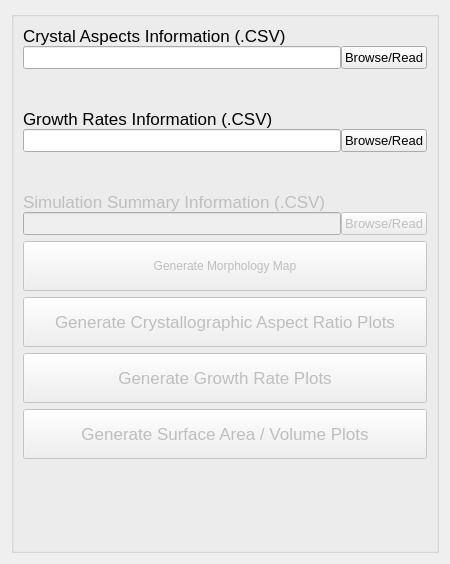
          <widget class="QWidget" name="normal_plotting_page">
           <property name="geometry">
            <rect>
             <x>0</x>
             <y>0</y>
             <width>450</width>
             <height>564</height>
            </rect>
           </property>
           <attribute name="label">
            <string>Plotting Options</string>
           </attribute>
           <layout class="QGridLayout" name="gridLayout_2">
            <item row="0" column="0">
             <widget class="QGroupBox" name="plotting_gBox">
              <property name="title">
               <string/>
              </property>
              <layout class="QGridLayout" name="gridLayout_3">
               <item row="0" column="0">
                <layout class="QGridLayout" name="gridLayout_6">
                 <property name="spacing">
                  <number>0</number>
                 </property>
                 <item row="1" column="0" colspan="2">
                  <widget class="QLineEdit" name="ar_lineEdit">
                   <property name="font">
                    <font>
                     <family>Arial</family>
                     <pointsize>10</pointsize>
                     <weight>50</weight>
                     <italic>false</italic>
                     <bold>false</bold>
                    </font>
                   </property>
                  </widget>
                 </item>
                 <item row="7" column="0">
                  <widget class="QLabel" name="summary_cs_label">
                   <property name="enabled">
                    <bool>false</bool>
                   </property>
                   <property name="font">
                    <font>
                     <family>Arial</family>
                     <pointsize>13</pointsize>
                     <weight>50</weight>
                     <italic>false</italic>
                     <bold>false</bold>
                    </font>
                   </property>
                   <property name="text">
                    <string>Simulation Summary Information (.CSV)</string>
                   </property>
                  </widget>
                 </item>
                 <item row="9" column="0">
                  <widget class="QLineEdit" name="summaryfile_lineEdit">
                   <property name="enabled">
                    <bool>false</bool>
                   </property>
                   <property name="font">
                    <font>
                     <family>Arial</family>
                     <pointsize>10</pointsize>
                     <weight>50</weight>
                     <italic>false</italic>
                     <bold>false</bold>
                    </font>
                   </property>
                  </widget>
                 </item>
                 <item row="3" column="0">
                  <widget class="QLabel" name="growthrate_cs_label">
                   <property name="font">
                    <font>
                     <family>Arial</family>
                     <pointsize>13</pointsize>
                     <weight>50</weight>
                     <italic>false</italic>
                     <bold>false</bold>
                    </font>
                   </property>
                   <property name="text">
                    <string>Growth Rates Information (.CSV)</string>
                   </property>
                  </widget>
                 </item>
                 <item row="1" column="2">
                  <widget class="QPushButton" name="AR_browse_button">
                   <property name="font">
                    <font>
                     <family>Arial</family>
                     <pointsize>10</pointsize>
                     <weight>50</weight>
                     <italic>false</italic>
                     <bold>false</bold>
                    </font>
                   </property>
                   <property name="text">
                    <string>Browse/Read</string>
                   </property>
                  </widget>
                 </item>
                 <item row="9" column="2">
                  <widget class="QPushButton" name="summaryfile_browse_button">
                   <property name="enabled">
                    <bool>false</bool>
                   </property>
                   <property name="font">
                    <font>
                     <family>Arial</family>
                     <pointsize>10</pointsize>
                     <weight>50</weight>
                     <italic>false</italic>
                     <bold>false</bold>
                    </font>
                   </property>
                   <property name="text">
                    <string>Browse/Read</string>
                   </property>
                  </widget>
                 </item>
                 <item row="5" column="0">
                  <widget class="QLineEdit" name="GrowthRate_lineEdit">
                   <property name="font">
                    <font>
                     <family>Arial</family>
                     <pointsize>10</pointsize>
                     <weight>50</weight>
                     <italic>false</italic>
                     <bold>false</bold>
                    </font>
                   </property>
                  </widget>
                 </item>
                 <item row="2" column="0">
                  <spacer name="verticalSpacer_3">
                   <property name="orientation">
                    <enum>Qt::Vertical</enum>
                   </property>
                   <property name="sizeHint" stdset="0">
                    <size>
                     <width>20</width>
                     <height>40</height>
                    </size>
                   </property>
                  </spacer>
                 </item>
                 <item row="0" column="0">
                  <widget class="QLabel" name="ar_csv_label">
                   <property name="font">
                    <font>
                     <family>Arial</family>
                     <pointsize>13</pointsize>
                     <weight>50</weight>
                     <italic>false</italic>
                     <bold>false</bold>
                    </font>
                   </property>
                   <property name="text">
                    <string>Crystal Aspects Information (.CSV) </string>
                   </property>
                  </widget>
                 </item>
                 <item row="5" column="2">
                  <widget class="QPushButton" name="GrowthRate_browse_button">
                   <property name="font">
                    <font>
                     <family>Arial</family>
                     <pointsize>10</pointsize>
                     <weight>50</weight>
                     <italic>false</italic>
                     <bold>false</bold>
                    </font>
                   </property>
                   <property name="text">
                    <string>Browse/Read</string>
                   </property>
                  </widget>
                 </item>
                 <item row="6" column="0">
                  <spacer name="verticalSpacer_4">
                   <property name="orientation">
                    <enum>Qt::Vertical</enum>
                   </property>
                   <property name="sizeHint" stdset="0">
                    <size>
                     <width>20</width>
                     <height>40</height>
                    </size>
                   </property>
                  </spacer>
                 </item>
                </layout>
               </item>
               <item row="2" column="0">
                <widget class="QPushButton" name="plot_AR_button">
                 <property name="enabled">
                  <bool>false</bool>
                 </property>
                 <property name="minimumSize">
                  <size>
                   <width>0</width>
                   <height>50</height>
                  </size>
                 </property>
                 <property name="font">
                  <font>
                   <family>Arial</family>
                   <pointsize>13</pointsize>
                   <weight>50</weight>
                   <italic>false</italic>
                   <bold>false</bold>
                  </font>
                 </property>
                 <property name="text">
                  <string>Generate Crystallographic Aspect Ratio Plots</string>
                 </property>
                </widget>
               </item>
               <item row="8" column="0">
                <widget class="QPushButton" name="plot_SAVAR_button">
                 <property name="enabled">
                  <bool>false</bool>
                 </property>
                 <property name="minimumSize">
                  <size>
                   <width>0</width>
                   <height>50</height>
                  </size>
                 </property>
                 <property name="font">
                  <font>
                   <family>Arial</family>
                   <pointsize>13</pointsize>
                   <weight>50</weight>
                   <italic>false</italic>
                   <bold>false</bold>
                  </font>
                 </property>
                 <property name="text">
                  <string>Generate Surface Area / Volume Plots</string>
                 </property>
                </widget>
               </item>
               <item row="10" column="0">
                <spacer name="verticalSpacer">
                 <property name="orientation">
                  <enum>Qt::Vertical</enum>
                 </property>
                 <property name="sizeHint" stdset="0">
                  <size>
                   <width>20</width>
                   <height>40</height>
                  </size>
                 </property>
                </spacer>
               </item>
               <item row="4" column="0">
                <widget class="QPushButton" name="plot_GrowthRate_button">
                 <property name="enabled">
                  <bool>false</bool>
                 </property>
                 <property name="minimumSize">
                  <size>
                   <width>0</width>
                   <height>50</height>
                  </size>
                 </property>
                 <property name="font">
                  <font>
                   <family>Arial</family>
                   <pointsize>13</pointsize>
                   <weight>50</weight>
                   <italic>false</italic>
                   <bold>false</bold>
                  </font>
                 </property>
                 <property name="text">
                  <string>Generate Growth Rate Plots</string>
                 </property>
                </widget>
               </item>
               <item row="1" column="0">
                <widget class="QPushButton" name="Generate_PCA">
                 <property name="enabled">
                  <bool>false</bool>
                 </property>
                 <property name="minimumSize">
                  <size>
                   <width>0</width>
                   <height>50</height>
                  </size>
                 </property>
                 <property name="font">
                  <font>
                   <family>Arial</family>
                  </font>
                 </property>
                 <property name="text">
                  <string>Generate Morphology Map</string>
                 </property>
                </widget>
               </item>
              </layout>
             </widget>
            </item>
           </layout>
          </widget>
